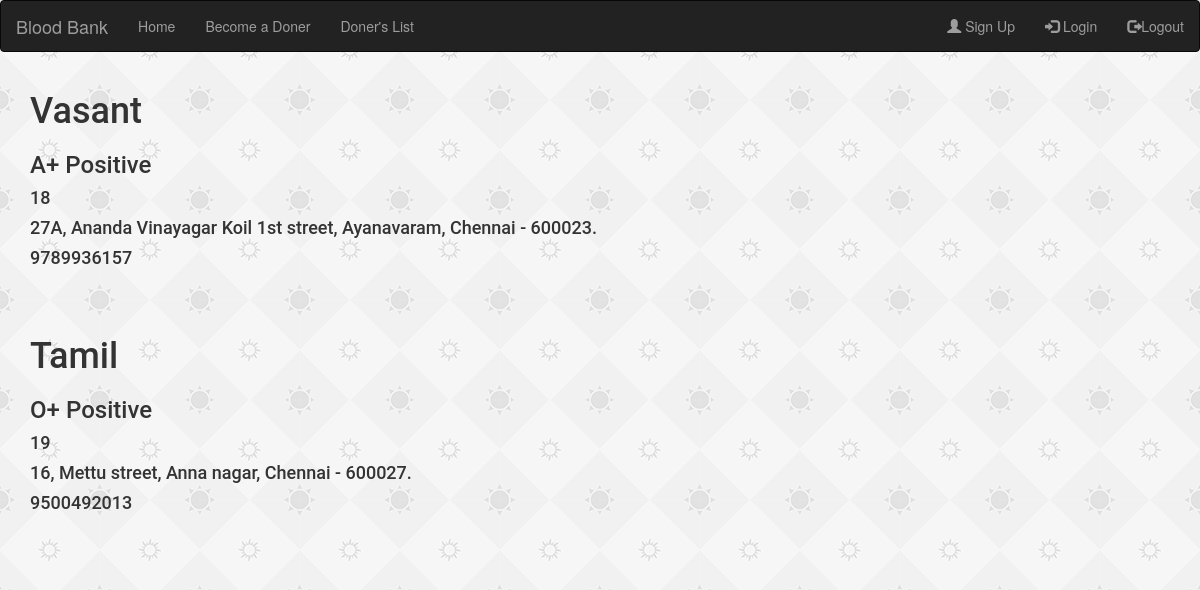
/donerlist/, run on the app's committed database.
### my_app/models.py (models this page shows)
class Doner(models.Model):
    name = models.CharField(max_length=30)
    blood_group = models.CharField(max_length=15)
    age = models.IntegerField(default=18)
    address = models.TextField()
    contact_no = models.IntegerField()

### my_app/views.py (the view)
# urls.py: path('donerlist/', views.donerlist, name='donerlist'),
def donerlist(request):
    posts = Doner.objects.all()
    context = {'posts': posts}
    return render(request, 'my_app/donerlist.html', context)

### templates/my_app/donerlist.html (shortened to what this page needs)
{% extends 'base.html' %}
{% block content %}
    <div class="container">
    {% for post in posts %}
        <h1>{{ post.name }}</h1>
        <h3>{{ post.blood_group }}</h3>
        <h4>{{ post.age }}</h4>
        <h4>{{ post.address }}</h4>
        <h4>{{ post.contact_no }}</h4>
        <br><br>
    {% endfor %}
    </div>
{% endblock content %}

### templates/base.html (shortened to what this page needs)
{% load static %}
<html lang="en">
<head>
    <link rel="stylesheet" href="https://maxcdn.bootstrapcdn.com/bootstrap/3.4.1/css/bootstrap.min.css">
    <link type="text/css" rel="stylesheet" href="/static/styles.css">
</head>
<body>
<nav class="navbar navbar-inverse">
  <div class="container-fluid">
    <div class="navbar-header">
      <a class="navbar-brand">Blood Bank</a>
    </div>
    <ul class="nav navbar-nav">
        <li><a href="/">Home</a></li>
        <li><a href="/doner">Become a Doner</a></li>
        <li><a href="/donerlist">Doner's List</a></li>
    </ul>
    <ul class="nav navbar-nav navbar-right">
      <li><a href="/register"><span class="glyphicon glyphicon-user"></span> Sign Up</a></li>
      <li><a href="/login"><span class="glyphicon glyphicon-log-in"></span> Login</a></li>
      <li><a href="/login"><span class="glyphicon glyphicon-log-out"></span>Logout</a></li>
    </ul>
  </div>
</nav>
{% block content %}{% endblock content %}
</body>
</html>

### static/styles.css (style rules this page uses)
body { background-image: url('Images/sun-pattern.png'); }
h1 { font-family: "Roboto"; }
h3 { font-family: "Roboto"; }
h4 { font-family: "Roboto"; }

### data on the page
Doner: name "Vasant", blood_group "A+ Positive", age "18", address "27A, Ananda Vinayagar Koil 1st street, Ayanavaram, Chennai - 600023.", contact_no "9789936157"
Doner: name "Tamil", blood_group "O+ Positive", age "19", address "16, Mettu street, Anna nagar, Chennai - 600027.", contact_no "9500492013"
